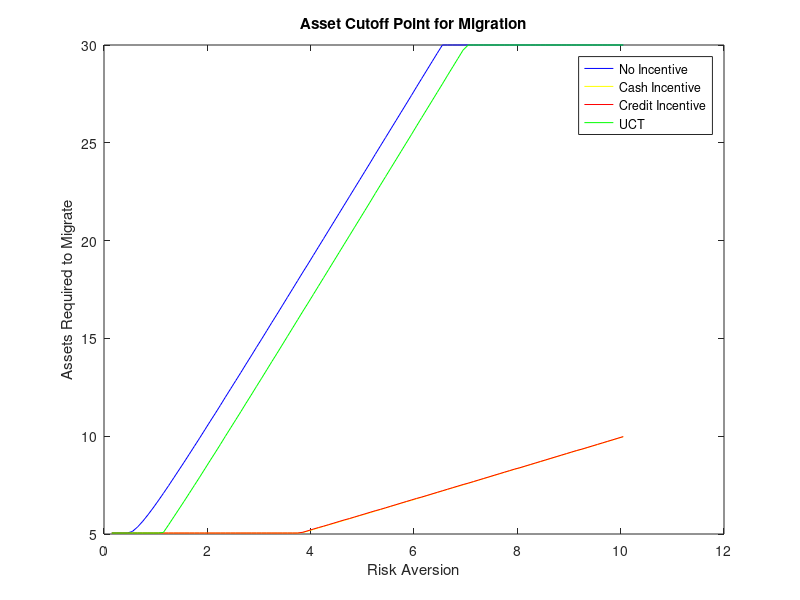
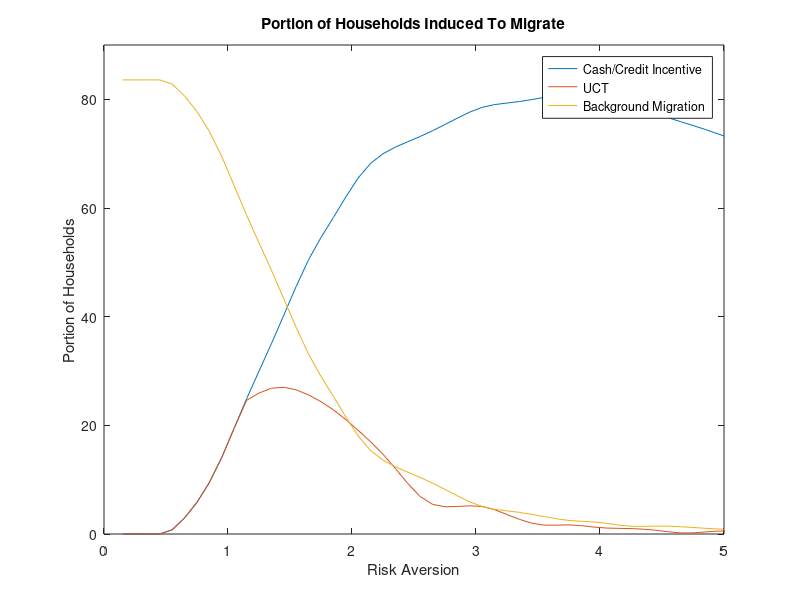
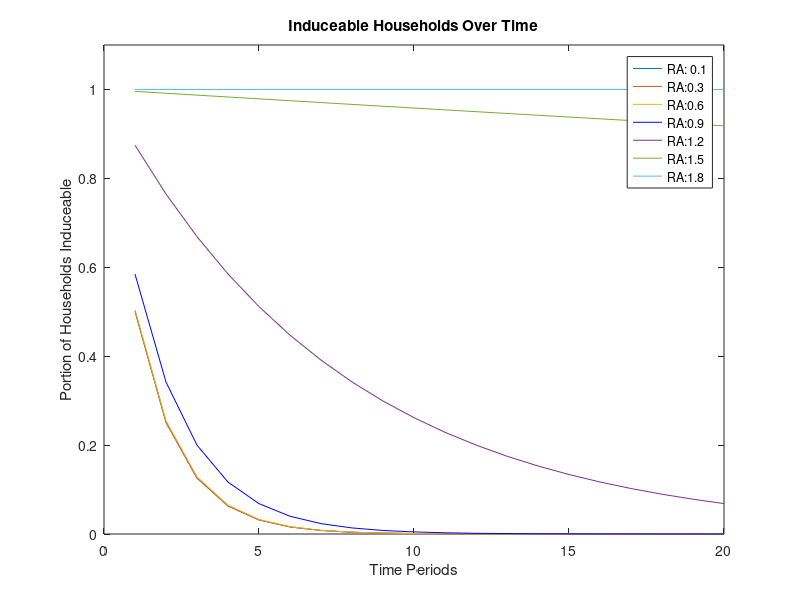

The MATLAB script that drew these images, in order:


%will you migrate without ongoing incentive (static model)

for j=1:100
F = 10.2/4;%cost of migration
piG = 0.5; %probability of success
m = 3.5/piG; %net return if successful
sigma = j*0.1+0.05; %risk aversion
I = 8/4 ; %size of the incentive
s = 2.5; %subsistence level

x=[s+F:0.01:30];

M = piG*(x-s+m).^(1-sigma)/(1-sigma) + (1-piG)*(x-s-F).^(1-sigma)/(1-sigma); %value of migration
for i=1:length(x);
    if x(i)-s -F <0
        M(i)= -inf;
    end
end
   
H = (x-s).^(1-sigma)/(1-sigma); %value of staying at home

M_I = piG*(x-s+m+I).^(1-sigma)/(1-sigma) + (1-piG)*(x-s-F+I).^(1-sigma)/(1-sigma); %value of migration with incentive
for i=1:length(x);
    if x(i)-s -F + I <0
        M_I(i)= -inf;
    end
end
M_Credit = piG*(x+m-s).^(1-sigma)/(1-sigma) + (1-piG)*(x-s-F+I).^(1-sigma)/(1-sigma); %value of migration with credit incentive
for i=1:length(x);
    if x(i)-s -F + I <0
        M_Credit(i)= -inf;
    end
end
M_UCT = piG*(x-s+m+I).^(1-sigma)/(1-sigma) + (1-piG)*(x-s-F+I).^(1-sigma)/(1-sigma); %value of migration with UCT
for i=1:length(x);
    if x(i)-s -F + I <0
        M_UCT(i)= -inf;
    end
end
H_UCT = (x-s+I).^(1-sigma)/(1-sigma); %value of staying at home with UCT

Z = (M>=H); %Z =1 if the household migrates at that level of cash
Z_I = (M_I>=H); %Z =1 if the household migrates at that level of cash with incentive
Z_Credit = (M_Credit>=H); %Z =1 if the household migrates at that level of cash with Credit incentive
Z_UCT = (M_UCT>=H_UCT); %Z =1 if the household migrates at that level of cash with UCT

%calculate level of cash required to migrate
if isempty(find(Z)) == 0; %%% note that this may be problematic if the matrix is empty.
    cutpoint(j) = (x(min(find(Z)))); %+ x(min(find(M))-1))/2;
else min(Z) ==0;
    cutpoint(j) =max(x);
end

if isempty(find(Z_I)) == 0; %%% note that this may be problematic if the matrix is empty.
    cutpoint_I(j) = (x(min(find(Z_I)))); %+ x(min(find(M))-1))/2;
else min(Z_I) ==0;
    cutpoint_I(j) =max(x);
end


if isempty(find(Z_Credit)) == 0; %%% note that this may be problematic if the matrix is empty.
    cutpoint_Credit(j) = (x(min(find(Z_Credit)))); %+ x(min(find(M))-1))/2;
else min(Z_Credit) ==0;
    cutpoint_Credit (j) =max(x);
end

if isempty(find(Z_UCT)) == 0; %%% note that this may be problematic if the matrix is empty.
    cutpoint_UCT(j) = (x(min(find(Z_UCT)))); %+ x(min(find(M))-1))/2;
else min(Z_UCT) ==0;
    cutpoint_UCT (j) =max(x);
end

RA(j) = sigma;
end

H = [0	0.34	2.02	6.38	15.93	26.15	40.22	53.12	66.02	75.57	83.78	87.63	89.98	92.66	95.01	95.85	96.69	97.53	97.87	98.54	98.54	98.71	99.05	99.22	99.39	99.39	99.56	99.73	99.73	99.9	99.9	99.9	100.07]; %histogram from control group
Y = [1	2	3	4	5	6	7	8	9	10	11	12	13	14	15	16	17	18	19	20	21	22	23	24	25	26	27	28	29	32	33	34	35];
ppH = spline(Y,H);

figure = figure();
plot(RA,cutpoint,'blue', RA,cutpoint_I,'yellow',RA, cutpoint_Credit,'red',RA, cutpoint_UCT,'green');
hleg1 =  legend('No Incentive','Cash Incentive','Credit Incentive', 'UCT') ; 
xlabel('Risk Aversion')
ylabel('Assets Required to Migrate')
title('Asset Cutoff Point for Migration')
print(figure,'-dpdf',sprintf('Figures/Static_SubsistenceLow_Cutoffs.pdf'));
clear figure;

figure = figure();
plot(RA,ppval(ppH,cutpoint)-ppval(ppH,cutpoint_I),RA,ppval(ppH,cutpoint)-ppval(ppH,cutpoint_UCT),RA,100-ppval(ppH,cutpoint))
axis([0 5 0 90])
hleg1 =  legend('Cash/Credit Incentive','UCT','Background Migration') ; 
xlabel('Risk Aversion')
ylabel('Portion of Households')
title('Portion of Households Induced To Migrate')
print(figure,'-dpdf',sprintf('Figures/Static_SubsistenceLow_Induced.pdf'));
clear figure;

for j = 1:100
for i = 1:20
    if i==1
        induceable(j,i) = (normcdf(cutpoint(j),7,0.7) + 0.5*(1-normcdf(cutpoint(j),7,0.7)));
    else
        induceable(j,i) = induceable(j,i-1)*(normcdf(cutpoint(j),7,0.7) + 0.5*(1-normcdf(cutpoint(j),7,0.7)));
    end
end
end

t=[1:1:20];

figure = figure();
plot(t,induceable(1,:),t,induceable(3,:),t,induceable(6,:),t,induceable(9,:),'blue',t,induceable(12,:),t,induceable(15,:),t,induceable(18,:))
axis([0 20 0 1.1])
hleg1 =  legend('RA: 0.1','RA:0.3','RA:0.6','RA:0.9','RA:1.2','RA:1.5','RA:1.8') ; 
xlabel('Time Periods')
ylabel('Portion of Households Induceable')
title('Induceable Households Over Time')
print(figure,'-dpdf',sprintf('Figures/Static__SubsistenceLow_Induceable.pdf'));
clear figure;

